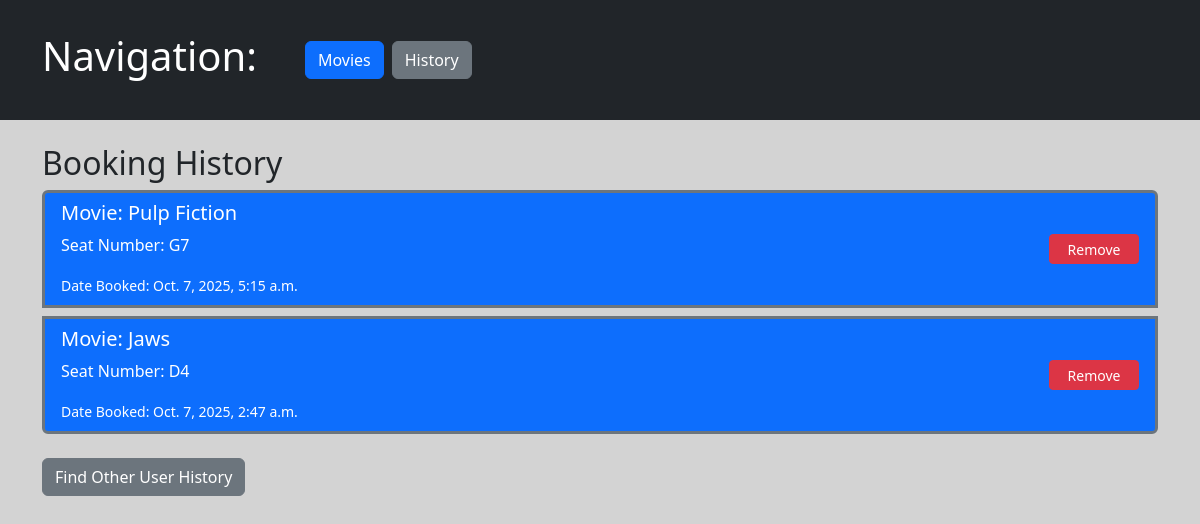
Screenshot of /booking-history/Bob/ with the database file from the repository.
### bookings/models.py (models this page shows, shortened)
class Booking(models.Model):
    movie = models.ForeignKey(Movie, on_delete=models.CASCADE)
    seat = models.ForeignKey(Seat, on_delete=models.CASCADE)
    user = models.CharField(max_length = 50)
    booking_date = models.DateTimeField()

class Movie(models.Model):
    title = models.CharField(max_length=50)
    description = models.CharField(max_length=400)
    release_date =  models.DateTimeField()
    duration = models.DurationField()

class Seat(models.Model):
    seat_number = models.CharField(max_length=2)
    booking_status = models.BooleanField(default=False)

### bookings/views.py (the view)
# urls.py: path('booking-history/<str:user>/', views.booking_history_with_user_view, name='booking_history_with_user'),
def booking_history_with_user_view(request, user=None):
    if request.method == 'POST':
        form = HistoryForm(request.POST)
        if form.is_valid():
            user = form.cleaned_data['user']
            return redirect('booking_history_with_user', user=user)
    else:
        form = HistoryForm()
    bookings = None
    if user:
        bookings = Booking.objects.filter(user=user).order_by('booking_date').reverse()
    return render(request, 'bookings/booking_history.html', {'bookings': bookings, 'form': form, 'user': user})

### bookings/templates/bookings/booking_history.html (shortened to what this page needs)
{% extends 'bookings/base.html' %}
{% block content %}
  <h2>Booking History</h2>
  {% if user %}
    <ul class="list-group">
      {% for booking in bookings %}
        <li class="list-group-item bg-primary mb-2 text-white d-flex justify-content-between align-items-center border border-secondary border-3">
          <div>
            <h5>Movie: {{ booking.movie.title }}</h5>
            <p>Seat Number: {{ booking.seat.seat_number }}</p>
            <small>Date Booked: {{ booking.booking_date }}</small>
          </div>
          <a href="{% url 'cancel_booking' booking.id %}" class="btn btn-danger btn-sm d-flex flex-column align-items-center justify-content-center" style="width:90px; height:30px;"
           onclick="this.classList.add('disabled'); this.innerText='Removing...'; return true;">Remove</a>
        </li>
      {% empty %}
        <li class="list-group-item bg-primary mb-2 text-white d-flex justify-content-between align-items-center border border-secondary border-3">No Bookings found.</li>
      {% endfor %}
    </ul>
    <a href="{% url 'booking_history' %}" class="btn btn-secondary mt-3">Find Other User History</a>
  {% endif %}
{% endblock %}

### rows the page displays
Booking: movie "Pulp Fiction", seat.seat_number "G7", booking_date "Oct. 7, 2025, 5:15 a.m."
Booking: movie "Jaws", seat.seat_number "D4", booking_date "Oct. 7, 2025, 2:47 a.m."
